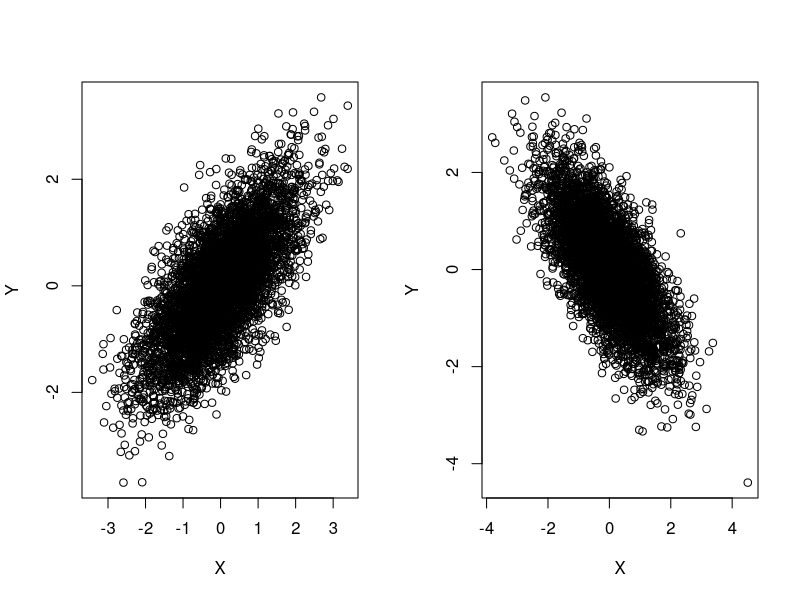
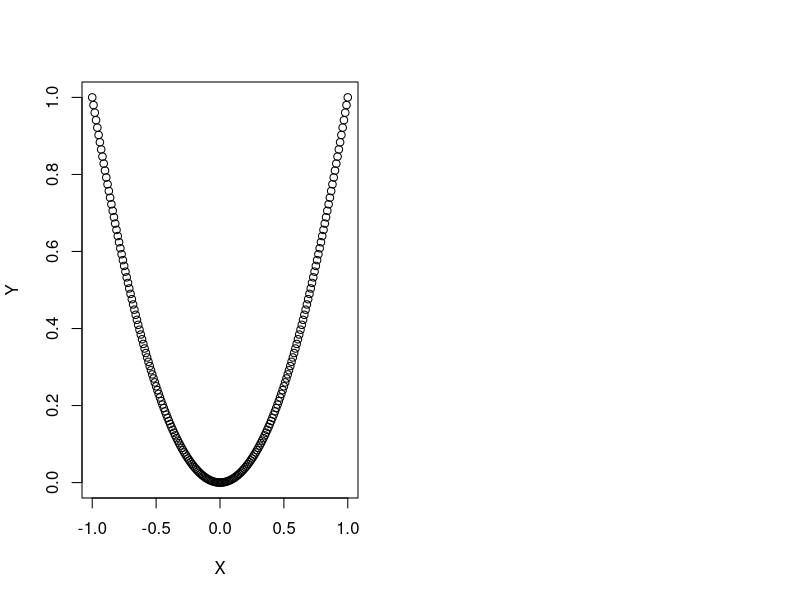
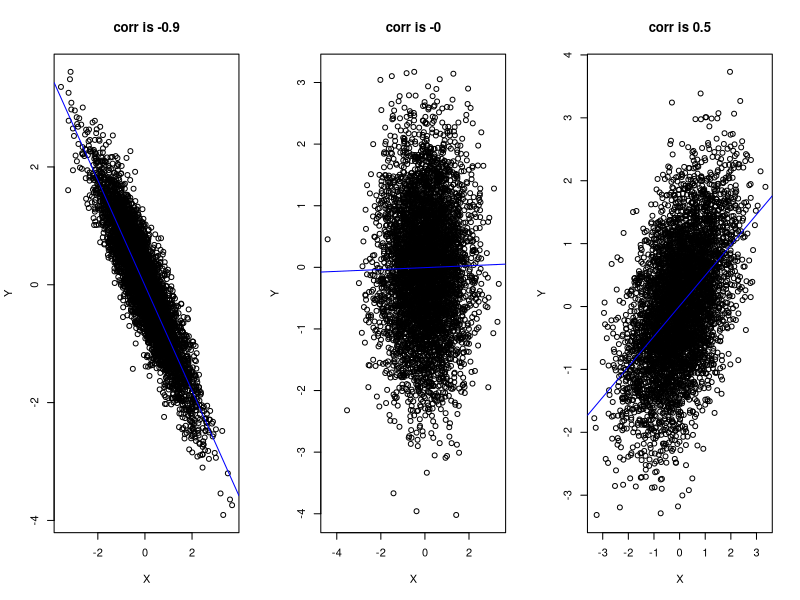
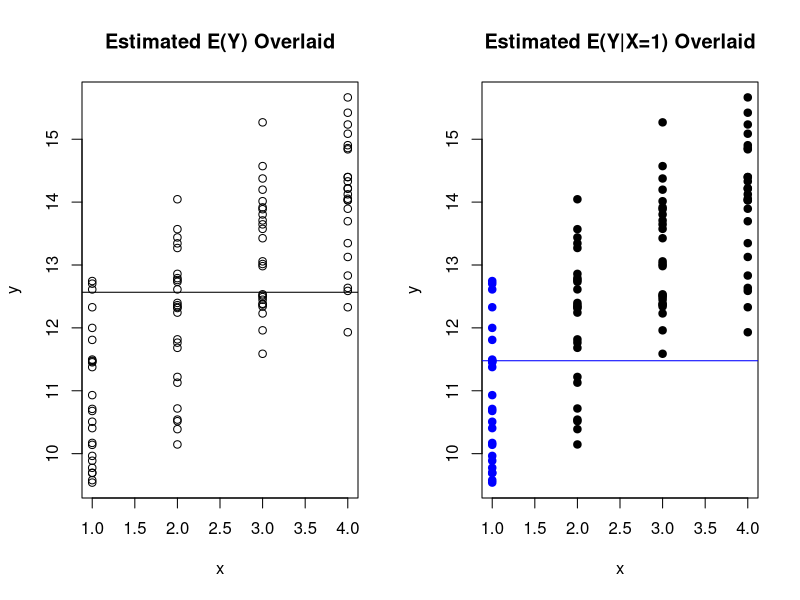

Recreate these plots in R, in order.
## ---- chunk 1
rm(list = ls())
## ---- chunk 2
library(mvtnorm)

n<-5000

mu_vector<-c(0,0)

sig12<-0.7

cov_mat<-matrix(c(1,sig12,sig12,1), nrow=2, ncol=2)

data<-rmvnorm(n, mu_vector, cov_mat)
  
x1<-data[,1]
x2<-data[,2]

cov_mat2<-matrix(c(1,-sig12,-sig12,1), nrow=2, ncol=2)

data2<-rmvnorm(n, mu_vector, cov_mat2)
  
x3<-data2[,1]
x4<-data2[,2]

par(mfrow=c(1,2))
plot(x1,x2, xlab="X", ylab="Y")
plot(x3,x4, xlab="X", ylab="Y")

## ---- chunk 3
x<-seq(-1,1, by=0.01)
y<-x^2

##note from plot that X & Y do not have a linear relationship
plot(x,y, xlab="X", ylab="Y")

cov(x,y) ##covariance is virtually 0
## ---- chunk 4
library(mvtnorm)

n<-5000

mu_vector<-c(0,0)

rho1<- -0.9

cov_mat<-matrix(c(1,rho1,rho1,1), nrow=2, ncol=2)

data<-rmvnorm(n, mu_vector, cov_mat)
  
x1<-data[,1]
x2<-data[,2]

rho2<- 0

cov_mat2<-matrix(c(1,rho2,rho2,1), nrow=2, ncol=2)

data2<-rmvnorm(n, mu_vector, cov_mat2)
  
x3<-data2[,1]
x4<-data2[,2]

rho3<- 0.5

cov_mat3<-matrix(c(1,rho3,rho3,1), nrow=2, ncol=2)

data3<-rmvnorm(n, mu_vector, cov_mat3)
  
x5<-data3[,1]
x6<-data3[,2]

par(mfrow=c(1,3))
plot(x1,x2, xlab="X", ylab="Y", main="corr is -0.9")
abline(lm(x2~x1), col="blue")
plot(x3,x4, xlab="X", ylab="Y", main="corr is -0")
abline(lm(x4~x3), col="blue")
plot(x5,x6, xlab="X", ylab="Y", main="corr is 0.5")
abline(lm(x6~x5), col="blue")

## ---- chunk 5
set.seed(40)
n<-100 ##100 data points

##generate X
x<-c(rep(1,n/4), rep(2,n/4), rep(3,n/4), rep(4,n/4)) 

##simulate Y
y<- 10 + x + rnorm(n)

par(mfrow=c(1,2))
plot(x,y, main="Estimated E(Y) Overlaid")
abline(h=mean(y)) ##add line to represent est E(Y)

plot(x,y, col = ifelse(x == 1,'blue', 'black'), pch = 19, main="Estimated E(Y|X=1) Overlaid" )
abline(h=mean(y[x=1]), col="blue") ##add line to represent est E(Y|X=1)
## ---- chunk 6
dmultinom(c(2,3,1,4), prob=c(0.28,0.29,0.1,0.33)) ##specify X1, X2, X3, X4, then p1,p2,p3, p4
## ---- chunk 7
library(mvtnorm) ##package to simulate from MVN

reps<-1000 ## how many reps
pvalsx1<-pvalsx2<-pvalsx3<-array(0,reps) ##initialize an array to store the pvalues from each test at each rep
siglevel<-0.05 ##sig level
n<-5000 ##number of draws for each rep

mu_vector<-c(1,2,5) ##mean vector

##set up covariance matrix
sig12<-0.5
sig13<-0.6
sig23<-0.2
cov_mat<-matrix(c(1,sig12,sig13,sig12,2,sig23,sig13,sig23,4), nrow=3, ncol=3)

##set.seed so you can replicate my result.
set.seed(30)

##run steps 1 and 2 for 10 000 times
for (i in 1:reps)
  
{

  data<-rmvnorm(n, mu_vector, cov_mat)
  
  x1<-data[,1] ##extract X1
  x2<-data[,2] ##extract X2
  x3<-data[,3] ##extract X3
  
  ##store pvalue from Shapiro-Wilk test from each component
  pvalsx1[i]<-shapiro.test(x1)$p.value 
  pvalsx2[i]<-shapiro.test(x2)$p.value
  pvalsx3[i]<-shapiro.test(x3)$p.value 
  
}

##proportion of tests that wrongly reject the null
sum(pvalsx1<siglevel)/reps ##for X1
sum(pvalsx2<siglevel)/reps ##for X2
sum(pvalsx3<siglevel)/reps ##for X3
